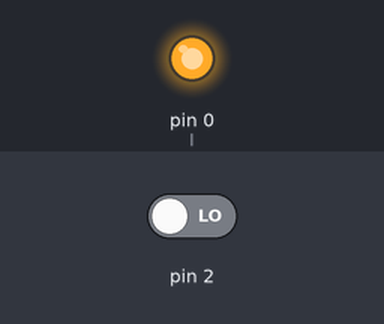
Recording of a sketch running on a simulated Arduino Uno, built with avr-gcc and run on an emulated ATmega328P. Shown: output pins drawn as LEDs (lit = HIGH). The test bench sets the inputs (shaded band); at power-on: pin 2 LOW.

Above: at 1.2 s.
1.3 s: pin 2 driven HIGH
At 2.4 s:
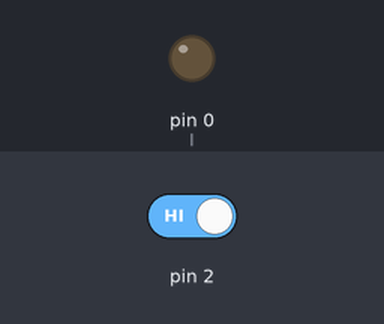
2.8 s: pin 2 driven LOW
At 3.6 s:
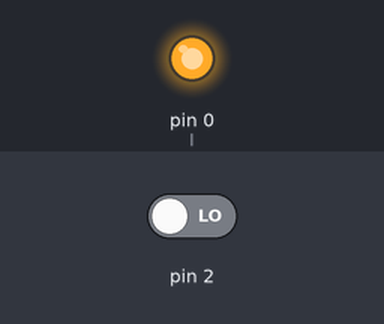
Timing chart, 0 to 5.8 s (numbered marks = the images above; inputs shaded):
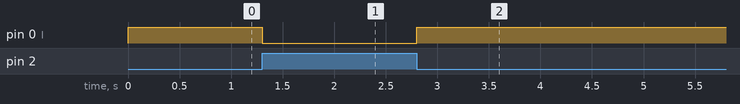

The sketch:

led_seres1__1_.ino
```cpp
int l = 0;
volatile int s = HIGH;
void setup()
{
  pinMode(l,OUTPUT);
  attachInterrupt(0,blink,CHANGE);
}
void loop()
{
  digitalWrite(0, s);
   }
void blink(){
  s = !s;
}
```

Measured:
- after the input at 1.3 s, pin 0 (l): HIGH → LOW at once
- after the input at 2.8 s, pin 0 (l): LOW → HIGH at once
